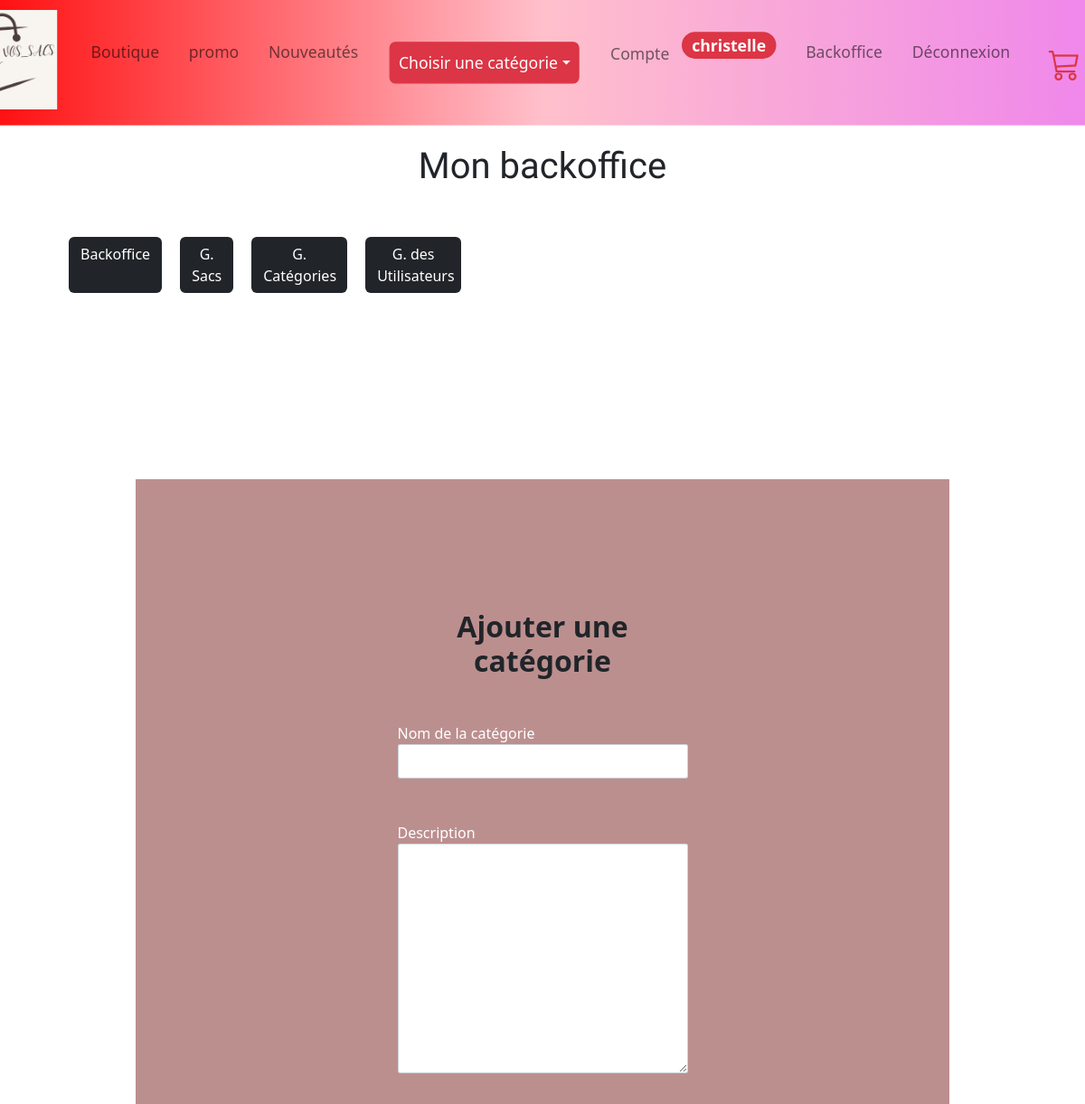
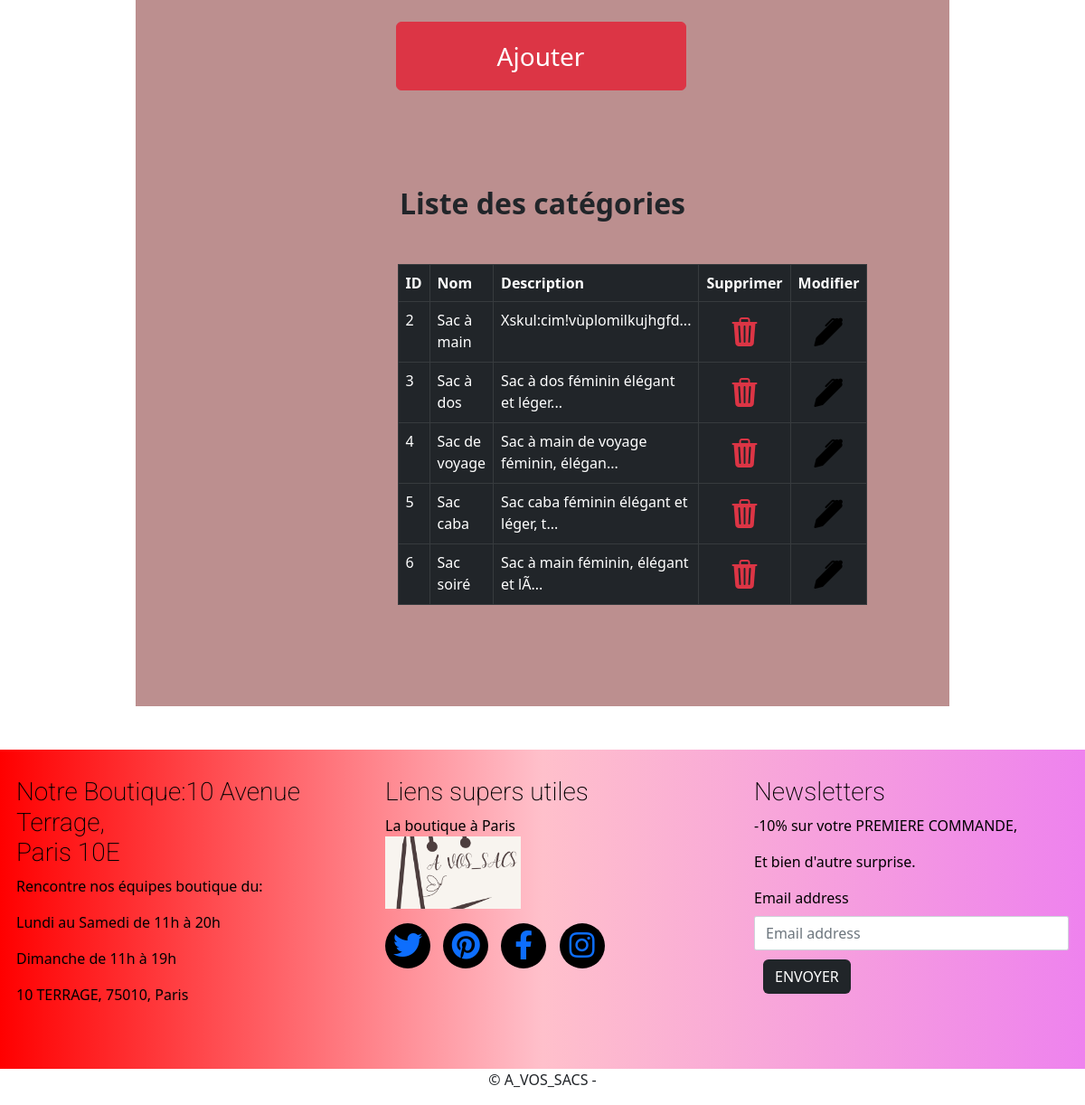
/admin_php/dashboard.php?categories.php (signed in), run on the app's committed database (2 pictures, top to bottom).
### tables this page shows
CREATE TABLE `categories` (
  `id_category` int NOT NULL,
  `name` varchar(50) NOT NULL,
  `description` varchar(255) NOT NULL
);

### inc/functions.inc.php (called while the page is built, shortened)
<?php
function connexionBdd()
{
    $dsn = "mysql:host=" . DBHOST . ";dbname=" . DBNAME . ";charset=utf8";
    try {
        $pdo = new PDO($dsn, DBUSER, DBPASS);
        $pdo->setAttribute(PDO::ATTR_ERRMODE, PDO::ERRMODE_EXCEPTION);
        $pdo->setAttribute(PDO::ATTR_DEFAULT_FETCH_MODE, PDO::FETCH_ASSOC);
    } catch (PDOException $e) {
        die($e->getMessage());
    }
    return $pdo;
}
function allCategories(): array
{
    $pdo = connexionBdd();
    $sql = "SELECT * FROM categories";
    $request = $pdo->query($sql);
    $result = $request->fetchAll();
    return $result;
}

### admin_php/categories.php (the view, shortened to what this page needs)
<?php
require_once "../inc/functions.inc.php";
?>
<main>
<div class="w-75 m-auto p-5" style="background: rosybrown;">
<div class="row mt-5 justify-content-center">
    <div class="col-sm-12 col-md-5 m-5">
        <h2 class="text-center fw-bolder mb-5"><?= isset($category) ? 'Modifier une catégorie' : 'Ajouter une catégorie' ?></h2>
        <form action="" method="post" class="">
            <div class="row">
                <div class="col-md-12 mb-5">
                    <label for="name">Nom de la catégorie</label>
                    <input type="text" id="name" name="name" class="form-control" value="<?= $category['name'] ?? '' ?>">
                </div>
                <div class="col-md-12 mb-5">
                    <label for="description">Description</label>
                    <textarea name="description" id="description" cols="30" rows="10" class="form-control"><?= $category['description'] ?? '' ?></textarea>
                </div>
                <div class="row">
                    <button type="submit" class="btn btn-danger p-3 fs-3"><?= isset($category) ? 'Modifier' : 'Ajouter' ?></button>
                </div>
            </div>
        </form>
    </div>
    <div class="col-sm-12 col-md-5 m-5">
        <h2 class="text-center fw-bolder mb-5">Liste des catégories</h2>
        <table class="table table-dark table-bordered mt-5">
            <thead>
                <tr>
                    <th>ID</th>
                    <th>Nom</th>
                    <th>Description</th>
                    <th>Supprimer</th>
                    <th>Modifier</th>
                </tr>
            </thead>
            <tbody>
                <?php
                $categories = allCategories();
                foreach ($categories as $category) {
                ?>
                    <tr>
                        <td><?= $category['id_category'] ?></td>
                        <td><?= ucfirst($category['name']) ?></td>
                        <td><?= substr(ucfirst($category['description']), 0, 40) . "..." ?></td>
                        <td class="text-center"><a href="?categories_php&action=delete&id_category=<?= $category['id_category'] ?>"><i class="bi bi-trash3-fill text-danger"></i></td>
                        <td class="text-center"><a href="?categories_php&action=update&id_category=<?= $category['id_category'] ?>"><i class="bi bi-pen-fill"></i></a></td>
                    </tr>
                <?php
                }
                ?>
            </tbody>
        </table>
    </div>
</div>
 </main>
<?php
require_once "../inc/footer.inc.php"
?>

### assets/css/style.css (style rules this page uses)
* { box-sizing: border-box; margin: 0; padding: 0; }
main { margin-top: 10em; }
a { text-decoration: none; }
.form-control { border-radius: 2px; }
.bi { font-size: 2rem; color: #000; display: flex; justify-content: center; align-items: center; border-radius: 50%; height: 50px; width: 50px; margin: auto; }
.btn { color: #fff; margin: 10px; }
.row { display: flex; }
form { color: white; border-radius: 20px; }

### data on the page
categories: id_category "2", name "Sac à main", description "Xskul:cim!vùplomilkujhgfd"
categories: id_category "3", name "Sac à dos", description "Sac à dos féminin élégant et léger"
categories: id_category "4", name "Sac de voyage", description "Sac à main de voyage féminin, élégan"
categories: id_category "5", name "Sac caba", description "Sac caba féminin élégant et léger, t"
categories: id_category "6", name "Sac soiré", description "Sac à main féminin, élégant et lÃ"

### other printed values
$_SESSION['user']['prenom'] "christelle"
